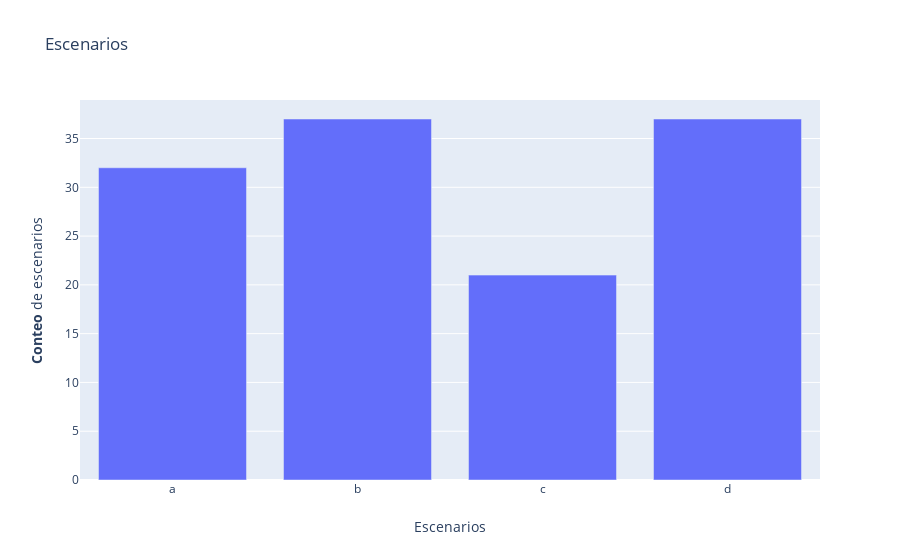

The notebook cell saved with this chart:
### Code cell
grafica.show()

### Figure 1 — Plotly figure (JSON) as saved in the notebook; plotly's stock layout.template omitted (floating-point values rounded to 4 significant figures)
{"data": [{"hovertemplate": "<i>Casos</i>: %{y}<br><b>Identificador</b>: %{x}<br>", "name": "Conteo", "type": "bar", "x": ["a", "b", "c", "d"], "xaxis": "x", "y": [32, 37, 21, 37], "yaxis": "y"}], "layout": {"title": {"text": "Escenarios"}, "xaxis": {"anchor": "y", "domain": [0, 1], "title": {"text": "Escenarios"}}, "yaxis": {"anchor": "x", "domain": [0, 1], "title": {"text": "<b>Conteo</b> de escenarios"}}}}
